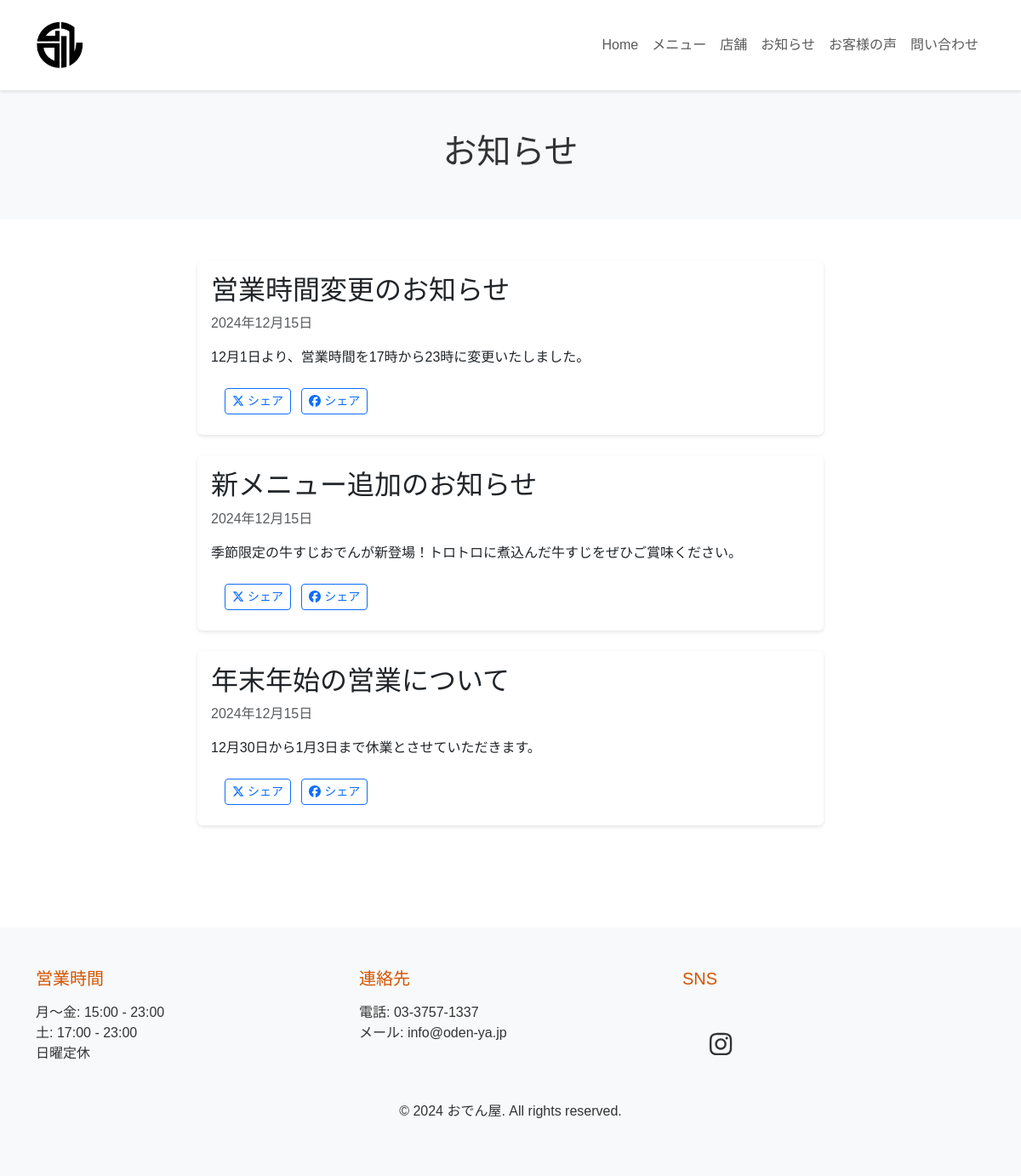
Page /news on the committed database.
### models.py (models this page shows)
class NewsPost(db.Model):
    id = db.Column(db.Integer, primary_key=True)
    title = db.Column(db.String(200), nullable=False)
    content = db.Column(db.Text, nullable=False)
    date = db.Column(db.DateTime, default=datetime.utcnow)

### app.py (the view)
@app.route('/news')
def news():
    posts = NewsPost.query.order_by(NewsPost.date.desc()).all()
    return render_template('news.html', posts=posts)

### templates/news.html
{% extends "base.html" %}
{% block content %}
<div class="news-header py-5 bg-light">
    <div class="container">
        <h1 class="text-center">お知らせ</h1>
    </div>
</div>
<section class="news-section py-5">
    <div class="container">
        <div class="row">
            {% for post in posts %}
            <div class="col-md-8 offset-md-2 mb-4">
                <div class="card">
                    <div class="card-body">
                        <h2 class="card-title">{{ post.title }}</h2>
                        <p class="text-muted">{{ post.date.strftime('%Y年%m月%d日') }}</p>
                        <div class="card-text">
                            {{ post.content }}
                        </div>
                        <div class="card-footer bg-transparent border-0">
                            <div class="share-buttons mt-3">
                                <a href="https://twitter.com/intent/tweet?text={{ post.title|urlencode }}&url={{ request.url|urlencode }}"
                                   class="btn btn-outline-primary btn-sm me-2" target="_blank">
                                    <i class="fab fa-x-twitter"></i> シェア
                                </a>
                                <a href="https://www.facebook.com/sharer/sharer.php?u={{ request.url|urlencode }}"
                                   class="btn btn-outline-primary btn-sm" target="_blank">
                                    <i class="fab fa-facebook"></i> シェア
                                </a>
                            </div>
                        </div>
                    </div>
                </div>
            </div>
            {% endfor %}
        </div>
    </div>
</section>
{% endblock %}

### static/css/style.css (style rules this page uses)
body { font-family: 'Noto Sans JP', sans-serif; color: #333; }
.card { border: none; box-shadow: 0 2px 4px rgba(0,0,0,0.1); transition: all 0.3s ease; }
.share-buttons a { transition: all 0.3s ease; }

### rows in the picture
NewsPost: title "営業時間変更のお知らせ", date "2024年12月15日", content "12月1日より、営業時間を17時から23時に変更いたしました。"
NewsPost: title "新メニュー追加のお知らせ", date "2024年12月15日", content "季節限定の牛すじおでんが新登場！トロトロに煮込んだ牛すじをぜひご賞味ください。"
NewsPost: title "年末年始の営業について", date "2024年12月15日", content "12月30日から1月3日まで休業とさせていただきます。"
